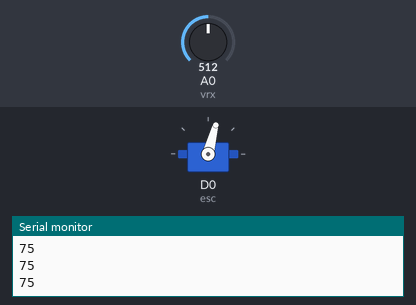
The sketch below on a simulated ESP8266 (NodeMCU). On the bench: servo, the last lines printed to the serial monitor. Inputs (shaded band) come from the test bench; at power-on: A0 (vrx) = 512.

Above: at 1.2 s.
1.3 s: A0 (vrx) set to 716
At 2.6 s:
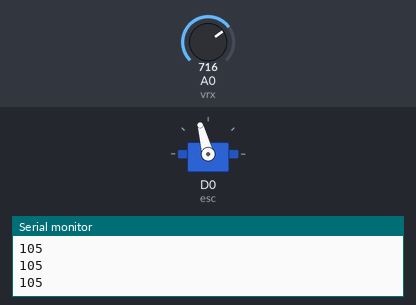
2.9 s: A0 (vrx) set to 900
At 4.0 s:
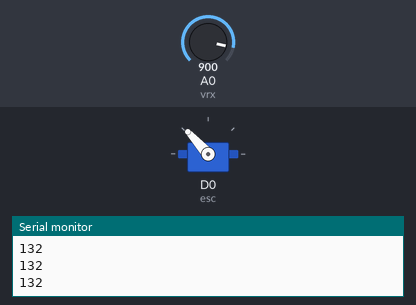
4.5 s: A0 (vrx) set to 1023
At 5.3 s:
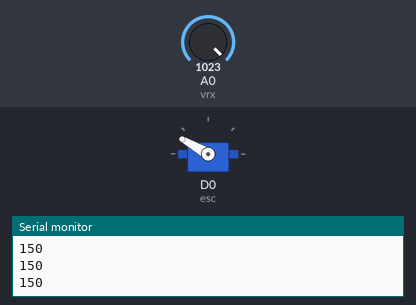
6.1 s: A0 (vrx) set to 306
At 6.6 s:
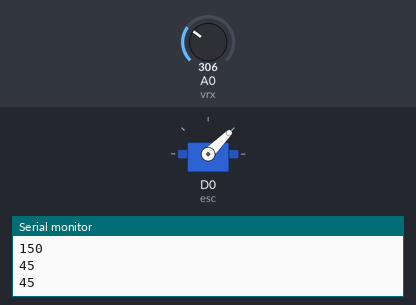
7.7 s: A0 (vrx) set to 122
At 9.0 s:
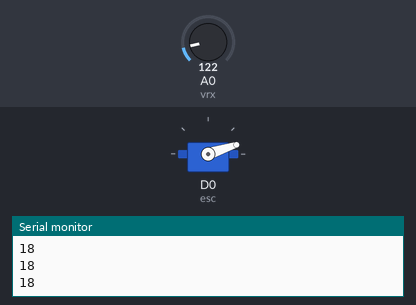
9.3 s: A0 (vrx) set to 511
At 10.3 s:
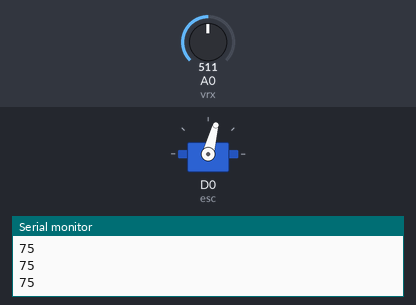
Timing chart, 0 to 11.9 s (numbered marks = the images above; inputs shaded):
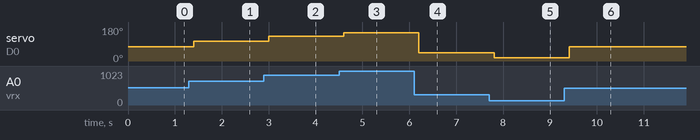

The sketch:

esc_speed.ino
```cpp
#include<Servo.h>
Servo esc;
// angle 0 to 180 for a servo to map the esc throttle from 0 to 100%

int vrx = A0;
int x;

void setup() {
  pinMode(D0, OUTPUT);
  esc.attach(D0);
  esc.write(0);

  pinMode(vrx, INPUT);
  Serial.begin(9600);
  Serial.println("printing joystick values: ");
}

void loop() {
  x = analogRead(vrx);
  // Serial.println(x);
  int angle = map(x, 0, 1023, 0, 150);
  esc.write(angle);
  Serial.println(angle);
  delay(200);
}
```

Measured:
- after the input at 1.3 s, servo on D0 (esc): 75° → 105° after 0.10 s
- after the input at 2.9 s, servo on D0 (esc): 105° → 132° after 0.10 s
- after the input at 4.5 s, servo on D0 (esc): 132° → 150° after 0.10 s
- after the input at 6.1 s, servo on D0 (esc): 150° → 45° after 0.11 s
- after the input at 7.7 s, servo on D0 (esc): 45° → 18° after 0.11 s
- after the input at 9.3 s, servo on D0 (esc): 18° → 75° after 0.11 s
